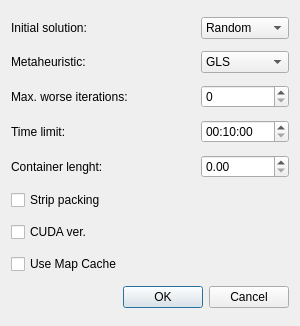
<?xml version="1.0" encoding="UTF-8"?>
<ui version="4.0">
 <class>RunConfigurationsDialog</class>
 <widget class="QDialog" name="RunConfigurationsDialog">
  <property name="geometry">
   <rect>
    <x>0</x>
    <y>0</y>
    <width>300</width>
    <height>326</height>
   </rect>
  </property>
  <property name="windowTitle">
   <string>Configuration</string>
  </property>
  <layout class="QGridLayout" name="gridLayout">
   <item row="0" column="0">
    <widget class="QLabel" name="label_2">
     <property name="text">
      <string>Initial solution:</string>
     </property>
    </widget>
   </item>
   <item row="0" column="2">
    <widget class="QComboBox" name="comboBox_2">
     <property name="currentIndex">
      <number>1</number>
     </property>
     <item>
      <property name="text">
       <string>Current</string>
      </property>
     </item>
     <item>
      <property name="text">
       <string>Random</string>
      </property>
     </item>
    </widget>
   </item>
   <item row="1" column="0">
    <widget class="QLabel" name="label">
     <property name="text">
      <string>Metaheuristic:</string>
     </property>
    </widget>
   </item>
   <item row="1" column="2">
    <widget class="QComboBox" name="comboBox">
     <property name="currentIndex">
      <number>1</number>
     </property>
     <item>
      <property name="text">
       <string>None</string>
      </property>
     </item>
     <item>
      <property name="text">
       <string>GLS</string>
      </property>
     </item>
     <item>
      <property name="text">
       <string>Zoom GLS</string>
      </property>
     </item>
    </widget>
   </item>
   <item row="2" column="0" colspan="2">
    <widget class="QLabel" name="label_3">
     <property name="text">
      <string>Max. worse iterations:</string>
     </property>
    </widget>
   </item>
   <item row="2" column="2">
    <widget class="QSpinBox" name="spinBox">
     <property name="maximum">
      <number>9999</number>
     </property>
    </widget>
   </item>
   <item row="3" column="0">
    <widget class="QLabel" name="label_4">
     <property name="enabled">
      <bool>true</bool>
     </property>
     <property name="text">
      <string>Time limit:</string>
     </property>
    </widget>
   </item>
   <item row="4" column="0" colspan="2">
    <widget class="QLabel" name="label_5">
     <property name="enabled">
      <bool>true</bool>
     </property>
     <property name="text">
      <string>Container lenght:</string>
     </property>
    </widget>
   </item>
   <item row="4" column="2">
    <widget class="QDoubleSpinBox" name="doubleSpinBox">
     <property name="enabled">
      <bool>true</bool>
     </property>
     <property name="maximum">
      <double>99999.990000000005239</double>
     </property>
    </widget>
   </item>
   <item row="5" column="0" colspan="2">
    <widget class="QCheckBox" name="checkBox">
     <property name="enabled">
      <bool>true</bool>
     </property>
     <property name="text">
      <string>Strip packing</string>
     </property>
    </widget>
   </item>
   <item row="8" column="0" colspan="3">
    <widget class="QDialogButtonBox" name="buttonBox">
     <property name="orientation">
      <enum>Qt::Horizontal</enum>
     </property>
     <property name="standardButtons">
      <set>QDialogButtonBox::Cancel|QDialogButtonBox::Ok</set>
     </property>
    </widget>
   </item>
   <item row="3" column="2">
    <widget class="QTimeEdit" name="timeEdit">
     <property name="enabled">
      <bool>true</bool>
     </property>
     <property name="dateTime">
      <datetime>
       <hour>0</hour>
       <minute>10</minute>
       <second>0</second>
       <year>2000</year>
       <month>1</month>
       <day>1</day>
      </datetime>
     </property>
     <property name="currentSection">
      <enum>QDateTimeEdit::HourSection</enum>
     </property>
     <property name="displayFormat">
      <string>hh:mm:ss</string>
     </property>
    </widget>
   </item>
   <item row="6" column="0">
    <widget class="QCheckBox" name="checkBox_2">
     <property name="text">
      <string>CUDA ver.</string>
     </property>
    </widget>
   </item>
   <item row="7" column="0">
    <widget class="QCheckBox" name="checkBox_3">
     <property name="text">
      <string>Use Map Cache</string>
     </property>
    </widget>
   </item>
  </layout>
 </widget>
 <resources/>
 <connections>
  <connection>
   <sender>buttonBox</sender>
   <signal>accepted()</signal>
   <receiver>RunConfigurationsDialog</receiver>
   <slot>accept()</slot>
   <hints>
    <hint type="sourcelabel">
     <x>248</x>
     <y>254</y>
    </hint>
    <hint type="destinationlabel">
     <x>157</x>
     <y>274</y>
    </hint>
   </hints>
  </connection>
  <connection>
   <sender>buttonBox</sender>
   <signal>rejected()</signal>
   <receiver>RunConfigurationsDialog</receiver>
   <slot>reject()</slot>
   <hints>
    <hint type="sourcelabel">
     <x>316</x>
     <y>260</y>
    </hint>
    <hint type="destinationlabel">
     <x>286</x>
     <y>274</y>
    </hint>
   </hints>
  </connection>
 </connections>
</ui>
